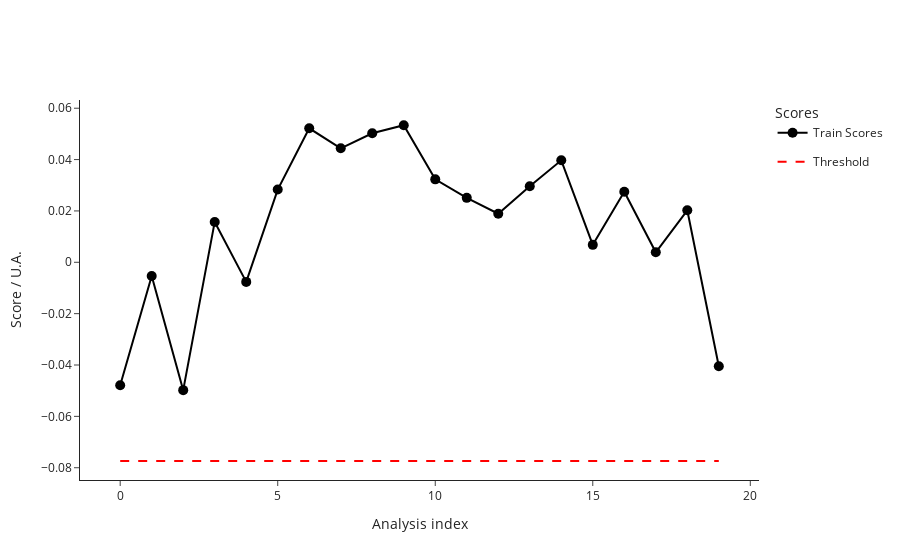

The notebook cell this image was saved under:
### Code cell
fig_train_scores=ana.plot_scores()
fig_train_scores.write_image("dev/figures/fig_train_scores.png", width=1100, height= 350, scale = 3)
fig_train_scores.show()

### Figure 1 — Plotly figure (JSON) as saved in the notebook; plotly's stock layout.template omitted (floating-point values rounded to 4 significant figures)
{"data": [{"hovertemplate": ["<b>index: </b>18<br><b>name: </b>210812_Pac--005<br><b>path: </b>C:/Users/Sandeep/Desktop/ExtractedSignals\\210812_Pac 2021-08-12 10-30-07\\210812_Pac--005.D<br><b>batch: </b>210812_Pac 2021-08-12 10-30-07<br><b>batch_position: </b>5<br><b>idle_time: </b>39.0<br><b>sample: </b>NaCl 0,9%<br><b>method: </b>SAA_411_Pac.M<br><b>timestamp: </b>2021-08-12 10:50:23<br><b>detector: </b>G1315C<br><b>pump: </b>G7110B<br><b>start_time: </b>2021-08-12 10:50:57<br><b>end_time: </b>2021-08-12 10:54:57<br><b>runtime: </b>239.7000000000036", "<b>index: </b>19<br><b>name: </b>210812_Pac--006<br><b>path: </b>C:/Users/Sandeep/Desktop/ExtractedSignals\\210812_Pac 2021-08-12 10-30-07\\210812_Pac--006.D<br><b>batch: </b>210812_Pac 2021-08-12 10-30-07<br><b>batch_position: </b>6<br><b>idle_time: </b>39.0<br><b>sample: </b>Blank<br><b>method: </b>SAA_411_Pac.M<br><b>timestamp: </b>2021-08-12 10:55:02<br><b>detector: </b>G1315C<br><b>pump: </b>G7110B<br><b>start_time: </b>2021-08-12 10:55:36<br><b>end_time: </b>2021-08-12 10:59:36<br><b>runtime: </b>239.7000000000036", "<b>index: </b>20<br><b>name: </b>210812_Pac--007<br><b>path: </b>C:/Users/Sandeep/Desktop/ExtractedSignals\\210812_Pac 2021-08-12 10-30-07\\210812_Pac--007.D<br><b>batch: </b>210812_Pac 2021-08-12 10-30-07<br><b>batch_position: </b>7<br><b>idle_time: </b>39.0<br><b>sample: </b>0.025 mg/ml<br><b>method: </b>SAA_411_Pac.M<br><b>timestamp: </b>2021-08-12 10:59:41<br><b>detector: </b>G1315C<br><b>pump: </b>G7110B<br><b>start_time: </b>2021-08-12 11:00:15<br><b>end_time: </b>2021-08-12 11:04:15<br><b>runtime: </b>239.7000000000036", "<b>index: </b>21<br><b>name: </b>210812_Pac--008<br><b>path: </b>C:/Users/Sandeep/Desktop/ExtractedSignals\\210812_Pac 2021-08-12 10-30-07\\210812_Pac--008.D<br><b>batch: </b>210812_Pac 2021-08-12 10-30-07<br><b>batch_position: </b>8<br><b>idle_time: </b>39.0<br><b>sample: </b>Blank<br><b>method: </b>SAA_411_Pac.M<br><b>timestamp: </b>2021-08-12 11:04:20<br><b>detector: </b>G1315C<br><b>pump: </b>G7110B<br><b>start_time: </b>2021-08-12 11:04:54<br><b>end_time: </b>2021-08-12 11:08:54<br><b>runtime: </b>239.7000000000036", "<b>index: </b>22<br><b>name: </b>210812_Pac--009<br><b>path: </b>C:/Users/Sandeep/Desktop/ExtractedSignals\\210812_Pac 2021-08-12 10-30-07\\210812_Pac--009.D<br><b>batch: </b>210812_Pac 2021-08-12 10-30-07<br><b>batch_position: </b>9<br><b>idle_time: </b>38.0<br><b>sample: </b>210806/036 :10<br><b>method: </b>SAA_411_Pac.M<br><b>timestamp: </b>2021-08-12 11:08:59<br><b>detector: </b>G1315C<br><b>pump: </b>G7110B<br><b>start_time: </b>2021-08-12 11:09:32<br><b>end_time: </b>2021-08-12 11:13:32<br><b>runtime: </b>239.7000000000036", "<b>index: </b>23<br><b>name: </b>210812_Pac--010<br><b>path: </b>C:/Users/Sandeep/Desktop/ExtractedSignals\\210812_Pac 2021-08-12 10-30-07\\210812_Pac--010.D<br><b>batch: </b>210812_Pac 2021-08-12 10-30-07<br><b>batch_position: </b>10<br><b>idle_time: </b>39.0<br><b>sample: </b>210806/036 :10<br><b>method: </b>SAA_411_Pac.M<br><b>timestamp: </b>2021-08-12 11:13:37<br><b>detector: </b>G7110B<br><b>pump: </b>G7110B<br><b>start_time: </b>2021-08-12 11:14:11<br><b>end_time: </b>2021-08-12 11:18:11<br><b>runtime: </b>239.7000000000036", "<b>index: </b>24<br><b>name: </b>210812_Pac--011<br><b>path: </b>C:/Users/Sandeep/Desktop/ExtractedSignals\\210812_Pac 2021-08-12 10-30-07\\210812_Pac--011.D<br><b>batch: </b>210812_Pac 2021-08-12 10-30-07<br><b>batch_position: </b>11<br><b>idle_time: </b>39.0<br><b>sample: </b>210806/036 :10<br><b>method: </b>SAA_411_Pac.M<br><b>timestamp: </b>2021-08-12 11:18:16<br><b>detector: </b>G7110B<br><b>pump: </b>G7110B<br><b>start_time: </b>2021-08-12 11:18:50<br><b>end_time: </b>2021-08-12 11:22:50<br><b>runtime: </b>239.7000000000036", "<b>index: </b>25<br><b>name: </b>210812_Pac--012<br><b>path: </b>C:/Users/Sandeep/Desktop/ExtractedSignals\\210812_Pac 2021-08-12 10-30-07\\210812_Pac--012.D<br><b>batch: </b>210812_Pac 2021-08-12 10-30-07<br><b>batch_position: </b>12<br><b>idle_time: </b>39.0<br><b>sample: </b>Blank<br><b>method: </b>SAA_411_Pac.M<br><b>timestamp: </b>2021-08-12 11:22:55<br><b>detector: </b>G1315C<br><b>pump: </b>G7110B<br><b>start_time: </b>2021-08-12 11:23:29<br><b>end_time: </b>2021-08-12 11:27:29<br><b>runtime: </b>239.7000000000036", "<b>index: </b>26<br><b>name: </b>210812_Pac--013<br><b>path: </b>C:/Users/Sandeep/Desktop/ExtractedSignals\\210812_Pac 2021-08-12 10-30-07\\210812_Pac--013.D<br><b>batch: </b>210812_Pac 2021-08-12 10-30-07<br><b>batch_position: </b>13<br><b>idle_time: </b>39.0<br><b>sample: </b>0.025 mg/ml<br><b>method: </b>SAA_411_Pac.M<br><b>timestamp: </b>2021-08-12 11:27:34<br><b>detector: </b>G1315C<br><b>pump: </b>G7110B<br><b>start_time: </b>2021-08-12 11:28:08<br><b>end_time: </b>2021-08-12 11:32:08<br><b>runtime: </b>239.7000000000036", "<b>index: </b>27<br><b>name: </b>210812_Pac--014<br><b>path: </b>C:/Users/Sandeep/Desktop/ExtractedSignals\\210812_Pac 2021-08-12 10-30-07\\210812_Pac--014.D<br><b>batch: </b>210812_Pac 2021-08-12 10-30-07<br><b>batch_position: </b>14<br><b>idle_time: </b>38.0<br><b>sample: </b>Blank<br><b>method: </b>SAA_411_Pac.M<br><b>timestamp: </b>2021-08-12 11:32:13<br><b>detector: </b>G7110B<br><b>pump: </b>G7110B<br><b>start_time: </b>2021-08-12 11:32:46<br><b>end_time: </b>2021-08-12 11:36:47<br><b>runtime: </b>239.7000000000036", "<b>index: </b>51<br><b>name: </b>210813_Pac--005<br><b>path: </b>C:/Users/Sandeep/Desktop/ExtractedSignals\\210813_Pac 2021-08-13 10-37-27\\210813_Pac--005.D<br><b>batch: </b>210813_Pac 2021-08-13 10-37-27<br><b>batch_position: </b>5<br><b>idle_time: </b>39.0<br><b>sample: </b>NaCl 0,9%<br><b>method: </b>SAA_411_Pac.M<br><b>timestamp: </b>2021-08-13 10:57:52<br><b>detector: </b>G7110B<br><b>pump: </b>G7110B<br><b>start_time: </b>2021-08-13 10:58:26<br><b>end_time: </b>2021-08-13 11:02:27<br><b>runtime: </b>239.7000000000036", "<b>index: </b>52<br><b>name: </b>210813_Pac--006<br><b>path: </b>C:/Users/Sandeep/Desktop/ExtractedSignals\\210813_Pac 2021-08-13 10-37-27\\210813_Pac--006.D<br><b>batch: </b>210813_Pac 2021-08-13 10-37-27<br><b>batch_position: </b>6<br><b>idle_time: </b>38.0<br><b>sample: </b>Blank<br><b>method: </b>SAA_411_Pac.M<br><b>timestamp: </b>2021-08-13 11:02:31<br><b>detector: </b>G1315C<br><b>pump: </b>G7110B<br><b>start_time: </b>2021-08-13 11:03:05<br><b>end_time: </b>2021-08-13 11:07:06<br><b>runtime: </b>239.7000000000036", "<b>index: </b>53<br><b>name: </b>210813_Pac--007<br><b>path: </b>C:/Users/Sandeep/Desktop/ExtractedSignals\\210813_Pac 2021-08-13 10-37-27\\210813_Pac--007.D<br><b>batch: </b>210813_Pac 2021-08-13 10-37-27<br><b>batch_position: </b>7<br><b>idle_time: </b>38.0<br><b>sample: </b>0.025 mg/ml<br><b>method: </b>SAA_411_Pac.M<br><b>timestamp: </b>2021-08-13 11:07:10<br><b>detector: </b>G1315C<br><b>pump: </b>G7116B<br><b>start_time: </b>2021-08-13 11:07:44<br><b>end_time: </b>2021-08-13 11:11:45<br><b>runtime: </b>239.7000000000036", "<b>index: </b>54<br><b>name: </b>210813_Pac--008<br><b>path: </b>C:/Users/Sandeep/Desktop/ExtractedSignals\\210813_Pac 2021-08-13 10-37-27\\210813_Pac--008.D<br><b>batch: </b>210813_Pac 2021-08-13 10-37-27<br><b>batch_position: </b>8<br><b>idle_time: </b>38.0<br><b>sample: </b>Blank<br><b>method: </b>SAA_411_Pac.M<br><b>timestamp: </b>2021-08-13 11:11:49<br><b>detector: </b>G1315C<br><b>pump: </b>G7110B<br><b>start_time: </b>2021-08-13 11:12:23<br><b>end_time: </b>2021-08-13 11:16:23<br><b>runtime: </b>239.7000000000036", "<b>index: </b>55<br><b>name: </b>210813_Pac--009<br><b>path: </b>C:/Users/Sandeep/Desktop/ExtractedSignals\\210813_Pac 2021-08-13 10-37-27\\210813_Pac--009.D<br><b>batch: </b>210813_Pac 2021-08-13 10-37-27<br><b>batch_position: </b>9<br><b>idle_time: </b>39.0<br><b>sample: </b>210812/004 :20<br><b>method: </b>SAA_411_Pac.M<br><b>timestamp: </b>2021-08-13 11:16:28<br><b>detector: </b>G1315C<br><b>pump: </b>G7110B<br><b>start_time: </b>2021-08-13 11:17:02<br><b>end_time: </b>2021-08-13 11:21:03<br><b>runtime: </b>239.7000000000036", "<b>index: </b>56<br><b>name: </b>210813_Pac--010<br><b>path: </b>C:/Users/Sandeep/Desktop/ExtractedSignals\\210813_Pac 2021-08-13 10-37-27\\210813_Pac--010.D<br><b>batch: </b>210813_Pac 2021-08-13 10-37-27<br><b>batch_position: </b>10<br><b>idle_time: </b>38.0<br><b>sample: </b>210812/004 :20<br><b>method: </b>SAA_411_Pac.M<br><b>timestamp: </b>2021-08-13 11:21:08<br><b>detector: </b>G1315C<br><b>pump: </b>G7110B<br><b>start_time: </b>2021-08-13 11:21:41<br><b>end_time: </b>2021-08-13 11:25:42<br><b>runtime: </b>239.7000000000036", "<b>index: </b>57<br><b>name: </b>210813_Pac--011<br><b>path: </b>C:/Users/Sandeep/Desktop/ExtractedSignals\\210813_Pac 2021-08-13 10-37-27\\210813_Pac--011.D<br><b>batch: </b>210813_Pac 2021-08-13 10-37-27<br><b>batch_position: </b>11<br><b>idle_time: </b>39.0<br><b>sample: </b>210812/004 :20<br><b>method: </b>SAA_411_Pac.M<br><b>timestamp: </b>2021-08-13 11:25:46<br><b>detector: </b>G1315C<br><b>pump: </b>G7110B<br><b>start_time: </b>2021-08-13 11:26:21<br><b>end_time: </b>2021-08-13 11:30:21<br><b>runtime: </b>239.7000000000036", "<b>index: </b>58<br><b>name: </b>210813_Pac--012<br><b>path: </b>C:/Users/Sandeep/Desktop/ExtractedSignals\\210813_Pac 2021-08-13 10-37-27\\210813_Pac--012.D<br><b>batch: </b>210813_Pac 2021-08-13 10-37-27<br><b>batch_position: </b>12<br><b>idle_time: </b>38.0<br><b>sample: </b>Blank<br><b>method: </b>SAA_411_Pac.M<br><b>timestamp: </b>2021-08-13 11:30:26<br><b>detector: </b>G1315C<br><b>pump: </b>G7110B<br><b>start_time: </b>2021-08-13 11:30:59<br><b>end_time: </b>2021-08-13 11:34:59<br><b>runtime: </b>239.7000000000036", "<b>index: </b>59<br><b>name: </b>210813_Pac--013<br><b>path: </b>C:/Users/Sandeep/Desktop/ExtractedSignals\\210813_Pac 2021-08-13 10-37-27\\210813_Pac--013.D<br><b>batch: </b>210813_Pac 2021-08-13 10-37-27<br><b>batch_position: </b>13<br><b>idle_time: </b>39.0<br><b>sample: </b>0.025 mg/ml<br><b>method: </b>SAA_411_Pac.M<br><b>timestamp: </b>2021-08-13 11:35:04<br><b>detector: </b>G1315C<br><b>pump: </b>G7110B<br><b>start_time: </b>2021-08-13 11:35:38<br><b>end_time: </b>2021-08-13 11:39:38<br><b>runtime: </b>239.7000000000036", "<b>index: </b>60<br><b>name: </b>210813_Pac--014<br><b>path: </b>C:/Users/Sandeep/Desktop/ExtractedSignals\\210813_Pac 2021-08-13 10-37-27\\210813_Pac--014.D<br><b>batch: </b>210813_Pac 2021-08-13 10-37-27<br><b>batch_position: </b>14<br><b>idle_time: </b>38.0<br><b>sample: </b>Blank<br><b>method: </b>SAA_411_Pac.M<br><b>timestamp: </b>2021-08-13 11:39:43<br><b>detector: </b>G1315C<br><b>pump: </b>G7110B<br><b>start_time: </b>2021-08-13 11:40:16<br><b>end_time: </b>2021-08-13 11:44:17<br><b>runtime: </b>239.7000000000036"], "legendgroup": "Train", "line": {"color": "black"}, "marker": {"color": "black", "size": 10}, "mode": "lines+markers", "name": "Train Scores", "text": ["<b>index: </b>18<br><b>name: </b>210812_Pac--005<br><b>path: </b>C:/Users/Sandeep/Desktop/ExtractedSignals\\210812_Pac 2021-08-12 10-30-07\\210812_Pac--005.D<br><b>batch: </b>210812_Pac 2021-08-12 10-30-07<br><b>batch_position: </b>5<br><b>idle_time: </b>39.0<br><b>sample: </b>NaCl 0,9%<br><b>method: </b>SAA_411_Pac.M<br><b>timestamp: </b>2021-08-12 10:50:23<br><b>detector: </b>G1315C<br><b>pump: </b>G7110B<br><b>start_time: </b>2021-08-12 10:50:57<br><b>end_time: </b>2021-08-12 10:54:57<br><b>runtime: </b>239.7000000000036", "<b>index: </b>19<br><b>name: </b>210812_Pac--006<br><b>path: </b>C:/Users/Sandeep/Desktop/ExtractedSignals\\210812_Pac 2021-08-12 10-30-07\\210812_Pac--006.D<br><b>batch: </b>210812_Pac 2021-08-12 10-30-07<br><b>batch_position: </b>6<br><b>idle_time: </b>39.0<br><b>sample: </b>Blank<br><b>method: </b>SAA_411_Pac.M<br><b>timestamp: </b>2021-08-12 10:55:02<br><b>detector: </b>G1315C<br><b>pump: </b>G7110B<br><b>start_time: </b>2021-08-12 10:55:36<br><b>end_time: </b>2021-08-12 10:59:36<br><b>runtime: </b>239.7000000000036", "<b>index: </b>20<br><b>name: </b>210812_Pac--007<br><b>path: </b>C:/Users/Sandeep/Desktop/ExtractedSignals\\210812_Pac 2021-08-12 10-30-07\\210812_Pac--007.D<br><b>batch: </b>210812_Pac 2021-08-12 10-30-07<br><b>batch_position: </b>7<br><b>idle_time: </b>39.0<br><b>sample: </b>0.025 mg/ml<br><b>method: </b>SAA_411_Pac.M<br><b>timestamp: </b>2021-08-12 10:59:41<br><b>detector: </b>G1315C<br><b>pump: </b>G7110B<br><b>start_time: </b>2021-08-12 11:00:15<br><b>end_time: </b>2021-08-12 11:04:15<br><b>runtime: </b>239.7000000000036", "<b>index: </b>21<br><b>name: </b>210812_Pac--008<br><b>path: </b>C:/Users/Sandeep/Desktop/ExtractedSignals\\210812_Pac 2021-08-12 10-30-07\\210812_Pac--008.D<br><b>batch: </b>210812_Pac 2021-08-12 10-30-07<br><b>batch_position: </b>8<br><b>idle_time: </b>39.0<br><b>sample: </b>Blank<br><b>method: </b>SAA_411_Pac.M<br><b>timestamp: </b>2021-08-12 11:04:20<br><b>detector: </b>G1315C<br><b>pump: </b>G7110B<br><b>start_time: </b>2021-08-12 11:04:54<br><b>end_time: </b>2021-08-12 11:08:54<br><b>runtime: </b>239.7000000000036", "<b>index: </b>22<br><b>name: </b>210812_Pac--009<br><b>path: </b>C:/Users/Sandeep/Desktop/ExtractedSignals\\210812_Pac 2021-08-12 10-30-07\\210812_Pac--009.D<br><b>batch: </b>210812_Pac 2021-08-12 10-30-07<br><b>batch_position: </b>9<br><b>idle_time: </b>38.0<br><b>sample: </b>210806/036 :10<br><b>method: </b>SAA_411_Pac.M<br><b>timestamp: </b>2021-08-12 11:08:59<br><b>detector: </b>G1315C<br><b>pump: </b>G7110B<br><b>start_time: </b>2021-08-12 11:09:32<br><b>end_time: </b>2021-08-12 11:13:32<br><b>runtime: </b>239.7000000000036", "<b>index: </b>23<br><b>name: </b>210812_Pac--010<br><b>path: </b>C:/Users/Sandeep/Desktop/ExtractedSignals\\210812_Pac 2021-08-12 10-30-07\\210812_Pac--010.D<br><b>batch: </b>210812_Pac 2021-08-12 10-30-07<br><b>batch_position: </b>10<br><b>idle_time: </b>39.0<br><b>sample: </b>210806/036 :10<br><b>method: </b>SAA_411_Pac.M<br><b>timestamp: </b>2021-08-12 11:13:37<br><b>detector: </b>G7110B<br><b>pump: </b>G7110B<br><b>start_time: </b>2021-08-12 11:14:11<br><b>end_time: </b>2021-08-12 11:18:11<br><b>runtime: </b>239.7000000000036", "<b>index: </b>24<br><b>name: </b>210812_Pac--011<br><b>path: </b>C:/Users/Sandeep/Desktop/ExtractedSignals\\210812_Pac 2021-08-12 10-30-07\\210812_Pac--011.D<br><b>batch: </b>210812_Pac 2021-08-12 10-30-07<br><b>batch_position: </b>11<br><b>idle_time: </b>39.0<br><b>sample: </b>210806/036 :10<br><b>method: </b>SAA_411_Pac.M<br><b>timestamp: </b>2021-08-12 11:18:16<br><b>detector: </b>G7110B<br><b>pump: </b>G7110B<br><b>start_time: </b>2021-08-12 11:18:50<br><b>end_time: </b>2021-08-12 11:22:50<br><b>runtime: </b>239.7000000000036", "<b>index: </b>25<br><b>name: </b>210812_Pac--012<br><b>path: </b>C:/Users/Sandeep/Desktop/ExtractedSignals\\210812_Pac 2021-08-12 10-30-07\\210812_Pac--012.D<br><b>batch: </b>210812_Pac 2021-08-12 10-30-07<br><b>batch_position: </b>12<br><b>idle_time: </b>39.0<br><b>sample: </b>Blank<br><b>method: </b>SAA_411_Pac.M<br><b>timestamp: </b>2021-08-12 11:22:55<br><b>detector: </b>G1315C<br><b>pump: </b>G7110B<br><b>start_time: </b>2021-08-12 11:23:29<br><b>end_time: </b>2021-08-12 11:27:29<br><b>runtime: </b>239.7000000000036", "<b>index: </b>26<br><b>name: </b>210812_Pac--013<br><b>path: </b>C:/Users/Sandeep/Desktop/ExtractedSignals\\210812_Pac 2021-08-12 10-30-07\\210812_Pac--013.D<br><b>batch: </b>210812_Pac 2021-08-12 10-30-07<br><b>batch_position: </b>13<br><b>idle_time: </b>39.0<br><b>sample: </b>0.025 mg/ml<br><b>method: </b>SAA_411_Pac.M<br><b>timestamp: </b>2021-08-12 11:27:34<br><b>detector: </b>G1315C<br><b>pump: </b>G7110B<br><b>start_time: </b>2021-08-12 11:28:08<br><b>end_time: </b>2021-08-12 11:32:08<br><b>runtime: </b>239.7000000000036", "<b>index: </b>27<br><b>name: </b>210812_Pac--014<br><b>path: </b>C:/Users/Sandeep/Desktop/ExtractedSignals\\210812_Pac 2021-08-12 10-30-07\\210812_Pac--014.D<br><b>batch: </b>210812_Pac 2021-08-12 10-30-07<br><b>batch_position: </b>14<br><b>idle_time: </b>38.0<br><b>sample: </b>Blank<br><b>method: </b>SAA_411_Pac.M<br><b>timestamp: </b>2021-08-12 11:32:13<br><b>detector: </b>G7110B<br><b>pump: </b>G7110B<br><b>start_time: </b>2021-08-12 11:32:46<br><b>end_time: </b>2021-08-12 11:36:47<br><b>runtime: </b>239.7000000000036", "<b>index: </b>51<br><b>name: </b>210813_Pac--005<br><b>path: </b>C:/Users/Sandeep/Desktop/ExtractedSignals\\210813_Pac 2021-08-13 10-37-27\\210813_Pac--005.D<br><b>batch: </b>210813_Pac 2021-08-13 10-37-27<br><b>batch_position: </b>5<br><b>idle_time: </b>39.0<br><b>sample: </b>NaCl 0,9%<br><b>method: </b>SAA_411_Pac.M<br><b>timestamp: </b>2021-08-13 10:57:52<br><b>detector: </b>G7110B<br><b>pump: </b>G7110B<br><b>start_time: </b>2021-08-13 10:58:26<br><b>end_time: </b>2021-08-13 11:02:27<br><b>runtime: </b>239.7000000000036", "<b>index: </b>52<br><b>name: </b>210813_Pac--006<br><b>path: </b>C:/Users/Sandeep/Desktop/ExtractedSignals\\210813_Pac 2021-08-13 10-37-27\\210813_Pac--006.D<br><b>batch: </b>210813_Pac 2021-08-13 10-37-27<br><b>batch_position: </b>6<br><b>idle_time: </b>38.0<br><b>sample: </b>Blank<br><b>method: </b>SAA_411_Pac.M<br><b>timestamp: </b>2021-08-13 11:02:31<br><b>detector: </b>G1315C<br><b>pump: </b>G7110B<br><b>start_time: </b>2021-08-13 11:03:05<br><b>end_time: </b>2021-08-13 11:07:06<br><b>runtime: </b>239.7000000000036", "<b>index: </b>53<br><b>name: </b>210813_Pac--007<br><b>path: </b>C:/Users/Sandeep/Desktop/ExtractedSignals\\210813_Pac 2021-08-13 10-37-27\\210813_Pac--007.D<br><b>batch: </b>210813_Pac 2021-08-13 10-37-27<br><b>batch_position: </b>7<br><b>idle_time: </b>38.0<br><b>sample: </b>0.025 mg/ml<br><b>method: </b>SAA_411_Pac.M<br><b>timestamp: </b>2021-08-13 11:07:10<br><b>detector: </b>G1315C<br><b>pump: </b>G7116B<br><b>start_time: </b>2021-08-13 11:07:44<br><b>end_time: </b>2021-08-13 11:11:45<br><b>runtime: </b>239.7000000000036", "<b>index: </b>54<br><b>name: </b>210813_Pac--008<br><b>path: </b>C:/Users/Sandeep/Desktop/ExtractedSignals\\210813_Pac 2021-08-13 10-37-27\\210813_Pac--008.D<br><b>batch: </b>210813_Pac 2021-08-13 10-37-27<br><b>batch_position: </b>8<br><b>idle_time: </b>38.0<br><b>sample: </b>Blank<br><b>method: </b>SAA_411_Pac.M<br><b>timestamp: </b>2021-08-13 11:11:49<br><b>detector: </b>G1315C<br><b>pump: </b>G7110B<br><b>start_time: </b>2021-08-13 11:12:23<br><b>end_time: </b>2021-08-13 11:16:23<br><b>runtime: </b>239.7000000000036", "<b>index: </b>55<br><b>name: </b>210813_Pac--009<br><b>path: </b>C:/Users/Sandeep/Desktop/ExtractedSignals\\210813_Pac 2021-08-13 10-37-27\\210813_Pac--009.D<br><b>batch: </b>210813_Pac 2021-08-13 10-37-27<br><b>batch_position: </b>9<br><b>idle_time: </b>39.0<br><b>sample: </b>210812/004 :20<br><b>method: </b>SAA_411_Pac.M<br><b>timestamp: </b>2021-08-13 11:16:28<br><b>detector: </b>G1315C<br><b>pump: </b>G7110B<br><b>start_time: </b>2021-08-13 11:17:02<br><b>end_time: </b>2021-08-13 11:21:03<br><b>runtime: </b>239.7000000000036", "<b>index: </b>56<br><b>name: </b>210813_Pac--010<br><b>path: </b>C:/Users/Sandeep/Desktop/ExtractedSignals\\210813_Pac 2021-08-13 10-37-27\\210813_Pac--010.D<br><b>batch: </b>210813_Pac 2021-08-13 10-37-27<br><b>batch_position: </b>10<br><b>idle_time: </b>38.0<br><b>sample: </b>210812/004 :20<br><b>method: </b>SAA_411_Pac.M<br><b>timestamp: </b>2021-08-13 11:21:08<br><b>detector: </b>G1315C<br><b>pump: </b>G7110B<br><b>start_time: </b>2021-08-13 11:21:41<br><b>end_time: </b>2021-08-13 11:25:42<br><b>runtime: </b>239.7000000000036", "<b>index: </b>57<br><b>name: </b>210813_Pac--011<br><b>path: </b>C:/Users/Sandeep/Desktop/ExtractedSignals\\210813_Pac 2021-08-13 10-37-27\\210813_Pac--011.D<br><b>batch: </b>210813_Pac 2021-08-13 10-37-27<br><b>batch_position: </b>11<br><b>idle_time: </b>39.0<br><b>sample: </b>210812/004 :20<br><b>method: </b>SAA_411_Pac.M<br><b>timestamp: </b>2021-08-13 11:25:46<br><b>detector: </b>G1315C<br><b>pump: </b>G7110B<br><b>start_time: </b>2021-08-13 11:26:21<br><b>end_time: </b>2021-08-13 11:30:21<br><b>runtime: </b>239.7000000000036", "<b>index: </b>58<br><b>name: </b>210813_Pac--012<br><b>path: </b>C:/Users/Sandeep/Desktop/ExtractedSignals\\210813_Pac 2021-08-13 10-37-27\\210813_Pac--012.D<br><b>batch: </b>210813_Pac 2021-08-13 10-37-27<br><b>batch_position: </b>12<br><b>idle_time: </b>38.0<br><b>sample: </b>Blank<br><b>method: </b>SAA_411_Pac.M<br><b>timestamp: </b>2021-08-13 11:30:26<br><b>detector: </b>G1315C<br><b>pump: </b>G7110B<br><b>start_time: </b>2021-08-13 11:30:59<br><b>end_time: </b>2021-08-13 11:34:59<br><b>runtime: </b>239.7000000000036", "<b>index: </b>59<br><b>name: </b>210813_Pac--013<br><b>path: </b>C:/Users/Sandeep/Desktop/ExtractedSignals\\210813_Pac 2021-08-13 10-37-27\\210813_Pac--013.D<br><b>batch: </b>210813_Pac 2021-08-13 10-37-27<br><b>batch_position: </b>13<br><b>idle_time: </b>39.0<br><b>sample: </b>0.025 mg/ml<br><b>method: </b>SAA_411_Pac.M<br><b>timestamp: </b>2021-08-13 11:35:04<br><b>detector: </b>G1315C<br><b>pump: </b>G7110B<br><b>start_time: </b>2021-08-13 11:35:38<br><b>end_time: </b>2021-08-13 11:39:38<br><b>runtime: </b>239.7000000000036", "<b>index: </b>60<br><b>name: </b>210813_Pac--014<br><b>path: </b>C:/Users/Sandeep/Desktop/ExtractedSignals\\210813_Pac 2021-08-13 10-37-27\\210813_Pac--014.D<br><b>batch: </b>210813_Pac 2021-08-13 10-37-27<br><b>batch_position: </b>14<br><b>idle_time: </b>38.0<br><b>sample: </b>Blank<br><b>method: </b>SAA_411_Pac.M<br><b>timestamp: </b>2021-08-13 11:39:43<br><b>detector: </b>G1315C<br><b>pump: </b>G7110B<br><b>start_time: </b>2021-08-13 11:40:16<br><b>end_time: </b>2021-08-13 11:44:17<br><b>runtime: </b>239.7000000000036"], "type": "scatter", "x": [0, 1, 2, 3, 4, 5, 6, 7, 8, 9, 10, 11, 12, 13, 14, 15, 16, 17, 18, 19], "y": [-0.04788, -0.005335, -0.04979, 0.01572, -0.007632, 0.02832, 0.05218, 0.04438, 0.05023, 0.05337, 0.0323, 0.02509, 0.01891, 0.02964, 0.03972, 0.006793, 0.02749, 0.003903, 0.02025, -0.04048]}, {"legendgroup": "Threshold", "line": {"color": "red", "dash": "dash"}, "mode": "lines", "name": "Threshold", "type": "scatter", "x": [0, 19], "y": [-0.07738, -0.07738]}], "layout": {"legend": {"title": {"text": "Scores"}}, "xaxis": {"title": {"text": "Analysis index"}}, "yaxis": {"title": {"text": "Score / U.A."}}}}
